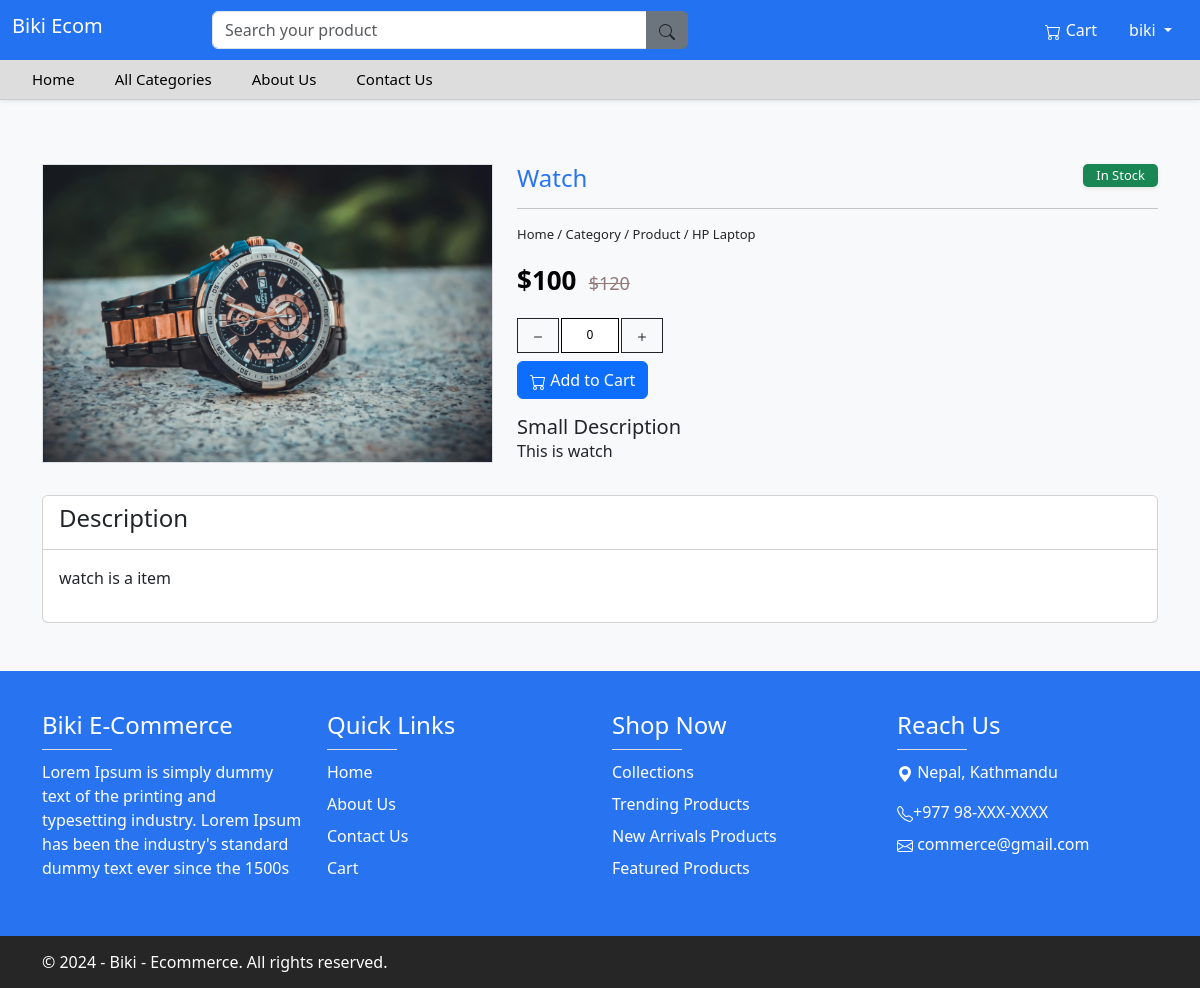
The page /detail/watch/ (signed in) on the database its author committed.
### shop/models.py (models this page shows, shortened)
class Product(models.Model):
    title=models.CharField(max_length=60)
    brand=models.CharField(max_length=60)
    slug=AutoSlugField(populate_from='title',unique=True,null=True,default=None)
    short_desc=models.CharField(max_length=300)
    long_desc=models.TextField()
    org_price=models.IntegerField()
    dis_price=models.IntegerField()
    img=models.ImageField(upload_to='image/')

### shop/views.py (the view)
# urls.py: path('detail/<slug>/',views.product_detail,name='detail'),
@login_required(login_url='/login/')
def product_detail(request,slug):
    detail=models.Product.objects.get(slug=slug)
    return render(request,'detail.html',{"detail":detail})

### shop/templates/detail.html (shortened to what this page needs)
{% include "header.html" %}
{% load static %}
    <div class="py-3 py-md-5 bg-light">
        <div class="container">
            <div class="row">
                <div class="col-md-5 mt-3">
                    <div class="bg-white border">
                        <img src="/media/{{detail.img}}" class="w-100" alt="Img">
                    </div>
                </div>
                <div class="col-md-7 mt-3">
                    <div class="product-view">
                        <h4 class="product-name">
                            {{ detail.title | title }}
                            <label class="label-stock bg-success">In Stock</label>
                        </h4>
                        <hr>
                        <p class="product-path">
                            Home / Category / Product / HP Laptop
                        </p>
                        <div>
                            <span class="selling-price">${{ detail.dis_price }}</span>
                            <span class="original-price">${{ detail.org_price}}</span>
                        </div>
                        <div class="mt-2">
                            <div class="input-group">
                                <span class="btn btn1" id="decrement-btn"><svg xmlns="http://www.w3.org/2000/svg" width="16" height="16" fill="currentColor" class="bi bi-dash" viewBox="0 0 16 16">
                                    <path d="M4 8a.5.5 0 0 1 .5-.5h7a.5.5 0 0 1 0 1h-7A.5.5 0 0 1 4 8"/>
                                </svg></span>
                                <input type="text" value="0" class="input-quantity" id="quantity-input" />
                                <span class="btn btn1" id="increment-btn"><svg xmlns="http://www.w3.org/2000/svg" width="16" height="16" fill="currentColor" class="bi bi-plus" viewBox="0 0 16 16">
                                    <path d="M8 4a.5.5 0 0 1 .5.5v3h3a.5.5 0 0 1 0 1h-3v3a.5.5 0 0 1-1 0v-3h-3a.5.5 0 0 1 0-1h3v-3A.5.5 0 0 1 8 4"/>
                                </svg></span>
                            </div>
                        </div>
                        <div class="mt-2">
                            <form method="post" action="{% url 'add_to_cart' detail.id %}">
                                <button type="submit" class="btn btn-primary"> Add to Cart</button>
                            </form>
                        </div>
                        <div class="mt-3">
                            <h5 class="mb-0">Small Description</h5>
                            <p>
                                {{detail.short_desc}}
                            </p>
                        </div>
                    </div>
                </div>
            </div>
            <div class="row">
                <div class="col-md-12 mt-3">
                    <div class="card">
                        <div class="card-header bg-white">
                            <h4>Description</h4>
                        </div>
                        <div class="card-body">
                            <p>
                               {{detail.long_desc}}
                            </p>
                        </div>
                    </div>
                </div>
            </div>
        </div>
    </div>
{% include "footer.html" %}

### shop/templates/header.html (shortened to what this page needs)
{% load static %}
<!doctype html>
<html lang="en">
<head>
    <link href="https://cdn.jsdelivr.net/npm/bootstrap@5.3.3/dist/css/bootstrap.min.css" rel="stylesheet">
    <link rel="stylesheet" href="{% static 'css/style.css' %}">
</head>
<body>
    <div class="main-navbar shadow-sm sticky-top">
        <div class="top-navbar upp">
            <div class="container-fluid">
                <div class="row">
                    <div class="col-md-2 my-auto d-none d-sm-none d-md-block d-lg-block">
                        <h5 class="brand-name">Biki Ecom</h5>
                    </div>
                    <div class="col-md-5 my-auto">
                        <form role="search">
                            <div class="input-group">
                                <input type="search" placeholder="Search your product" class="form-control" />
                                <button class="btn bg-secondary" type="submit">
                                    <svg xmlns="http://www.w3.org/2000/svg" width="16" height="16" fill="currentColor" class="bi bi-search" viewBox="0 0 16 16">
                                        <path d="M11.742 10.344a6.5 6.5 0 1 0-1.397 1.398h-.001q.044.06.098.115l3.85 3.85a1 1 0 0 0 1.415-1.414l-3.85-3.85a1 1 0 0 0-.115-.1zM12 6.5a5.5 5.5 0 1 1-11 0 5.5 5.5 0 0 1 11 0"/>
                                      </svg>
                                </button>
                            </div>
                        </form>
                    </div>
                    <div class="col-md-5 my-auto">
                        <ul class="nav justify-content-end">
                            <li class="nav-item">
                                <a class="nav-link" href="{% url "cart" %}">
                                       Cart
                                </a>
                            </li>
                            {% if user.is_authenticated %}
                            <li class="nav-item dropdown">
                                <a class="nav-link dropdown-toggle" href="#" id="navbarDropdown" role="button" data-bs-toggle="dropdown" aria-expanded="false">
                                     {{user.username}}
                                </a>
                            </li>
                            {% endif %}
                        </ul>
                    </div>
                </div>
            </div>
        </div>
        <nav class="navbar navbar-expand-lg">
            <div class="container-fluid">
                <div class="collapse navbar-collapse" id="navbarSupportedContent">
                    <ul class="navbar-nav me-auto mb-2 mb-lg-0">
                        <li class="nav-item">
                            <a class="nav-link" href="{% url "home" %}">Home</a>
                        </li>
                        <li class="nav-item">
                            <a class="nav-link" href="#">All Categories</a>
                        </li>
                        <li class="nav-item">
                            <a class="nav-link" href="{% url "about" %}">About Us</a>
                        </li>
                        <li class="nav-item">
                            <a class="nav-link" href="{% url "contact" %}">Contact Us</a>
                        </li>
                    </ul>
                </div>
            </div>
        </nav>
    </div>

### shop/static/css/style.css (style rules this page uses)
.main-navbar { border-bottom: 1px solid #ccc; }
.main-navbar .top-navbar { background-color: #2272f2; padding-top: 10px; padding-bottom: 10px; }
.main-navbar .top-navbar .brand-name { color: #fff; }
.main-navbar .top-navbar .nav-link { color: #fff; font-size: 16px; font-weight: 500; }
.main-navbar .navbar { padding: 0px; background-color: #ddd; }
.main-navbar .navbar .nav-item .nav-link { padding: 8px 20px; color: #000; font-size: 15px; }
.product-view .product-name { font-size: 24px; color: #2874f0; }
.product-view .product-name .label-stock { font-size: 13px; padding: 4px 13px; border-radius: 5px; color: #fff; box-shadow: 0 0.125rem 0.25rem rgb(0 0 0 / 8%); float: right; }
.product-view .product-path { font-size: 13px; font-weight: 500; color: #252525; margin-bottom: 16px; }
.product-view .selling-price { font-size: 26px; color: #000; font-weight: 600; margin-right: 8px; }
.product-view .original-price { font-size: 18px; color: #937979; font-weight: 400; text-decoration: line-through; }
.product-view .btn1 { border: 1px solid; margin-right: 3px; border-radius: 0px; font-size: 14px; margin-top: 10px; }
.product-view .input-quantity { border: 1px solid #000; margin-right: 3px; font-size: 12px; margin-top: 10px; width: 58px; outline: none; text-align: center; }

### rows shown on the page
Product: img (picture), title "Watch", dis_price "100", org_price "120", short_desc "This is watch", long_desc "watch is a item"

### other values the page prints
{{ user.username }} "biki"
